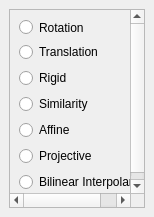
<?xml version="1.0" encoding="UTF-8"?>
<ui version="4.0">
 <class>DockWidget</class>
 <widget class="QDockWidget" name="DockWidget">
  <property name="geometry">
   <rect>
    <x>0</x>
    <y>0</y>
    <width>154</width>
    <height>217</height>
   </rect>
  </property>
  <property name="windowTitle">
   <string>DockWidget</string>
  </property>
  <widget class="QWidget" name="dockWidgetContents">
   <layout class="QGridLayout" name="gridLayout">
    <item row="0" column="0">
     <widget class="QScrollArea" name="scrollArea">
      <property name="sizePolicy">
       <sizepolicy hsizetype="Expanding" vsizetype="Expanding">
        <horstretch>0</horstretch>
        <verstretch>0</verstretch>
       </sizepolicy>
      </property>
      <property name="widgetResizable">
       <bool>true</bool>
      </property>
      <widget class="QWidget" name="scrollAreaWidgetContents">
       <property name="sizePolicy">
        <sizepolicy hsizetype="Expanding" vsizetype="Expanding">
         <horstretch>0</horstretch>
         <verstretch>0</verstretch>
        </sizepolicy>
       </property>
       <layout class="QHBoxLayout" name="horizontalLayout">
        <item>
         <layout class="QVBoxLayout" name="buttons_layout">
          <item>
           <widget class="QRadioButton" name="rotation">
            <property name="sizePolicy">
             <sizepolicy hsizetype="Minimum" vsizetype="Minimum">
              <horstretch>0</horstretch>
              <verstretch>0</verstretch>
             </sizepolicy>
            </property>
            <property name="minimumSize">
             <size>
              <width>114</width>
              <height>17</height>
             </size>
            </property>
            <property name="text">
             <string>Rotation</string>
            </property>
           </widget>
          </item>
          <item>
           <widget class="QRadioButton" name="translation">
            <property name="sizePolicy">
             <sizepolicy hsizetype="Minimum" vsizetype="Minimum">
              <horstretch>0</horstretch>
              <verstretch>0</verstretch>
             </sizepolicy>
            </property>
            <property name="text">
             <string>Translation</string>
            </property>
           </widget>
          </item>
          <item>
           <widget class="QRadioButton" name="rigid">
            <property name="sizePolicy">
             <sizepolicy hsizetype="Minimum" vsizetype="Minimum">
              <horstretch>0</horstretch>
              <verstretch>0</verstretch>
             </sizepolicy>
            </property>
            <property name="text">
             <string>Rigid</string>
            </property>
           </widget>
          </item>
          <item>
           <widget class="QRadioButton" name="similarity">
            <property name="sizePolicy">
             <sizepolicy hsizetype="Minimum" vsizetype="Minimum">
              <horstretch>0</horstretch>
              <verstretch>0</verstretch>
             </sizepolicy>
            </property>
            <property name="text">
             <string>Similarity</string>
            </property>
           </widget>
          </item>
          <item>
           <widget class="QRadioButton" name="affine">
            <property name="sizePolicy">
             <sizepolicy hsizetype="Minimum" vsizetype="Minimum">
              <horstretch>0</horstretch>
              <verstretch>0</verstretch>
             </sizepolicy>
            </property>
            <property name="text">
             <string>Affine</string>
            </property>
           </widget>
          </item>
          <item>
           <widget class="QRadioButton" name="projective">
            <property name="sizePolicy">
             <sizepolicy hsizetype="Minimum" vsizetype="Minimum">
              <horstretch>0</horstretch>
              <verstretch>0</verstretch>
             </sizepolicy>
            </property>
            <property name="text">
             <string>Projective</string>
            </property>
           </widget>
          </item>
          <item>
           <widget class="QRadioButton" name="bilinear_interpolant">
            <property name="text">
             <string>Bilinear Interpolant</string>
            </property>
           </widget>
          </item>
         </layout>
        </item>
       </layout>
      </widget>
     </widget>
    </item>
   </layout>
  </widget>
 </widget>
 <resources/>
 <connections/>
</ui>
